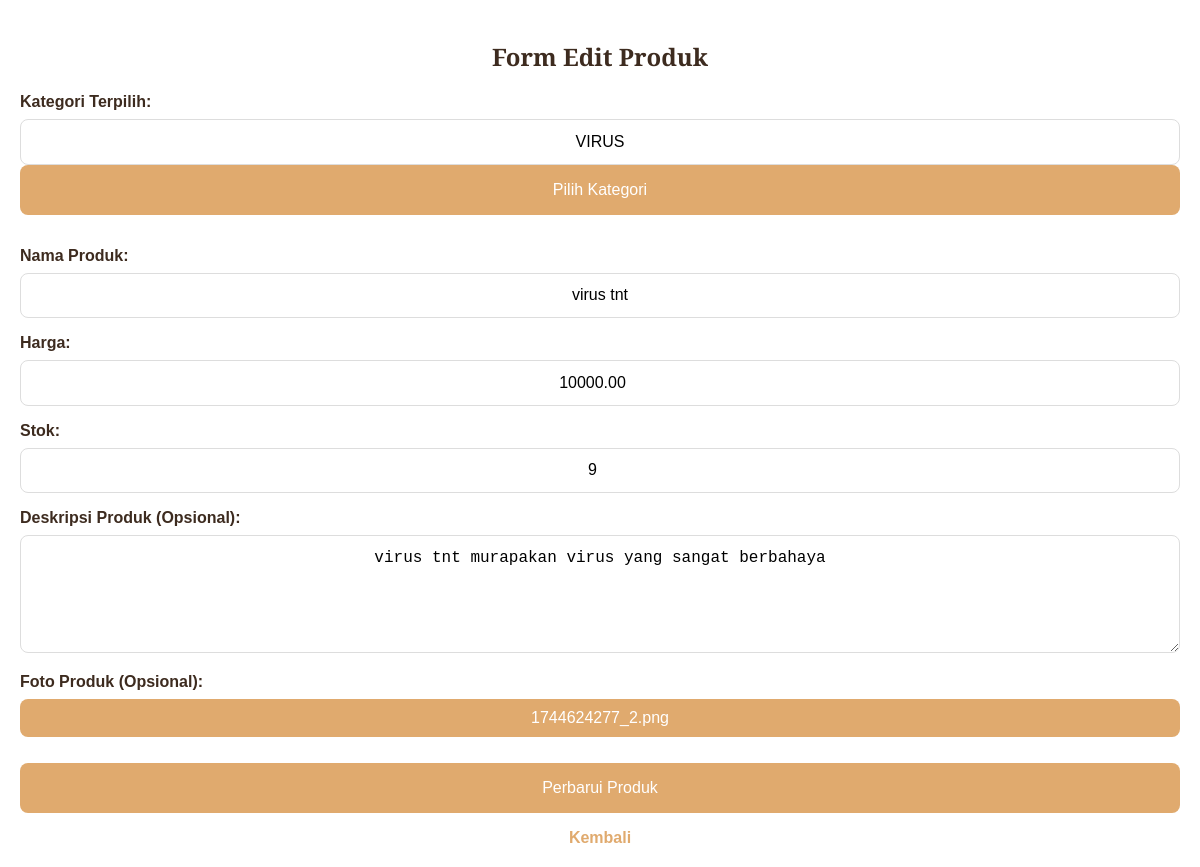
The page /admin/produk/edit_produk.php?id=74 on the database as committed earlier.
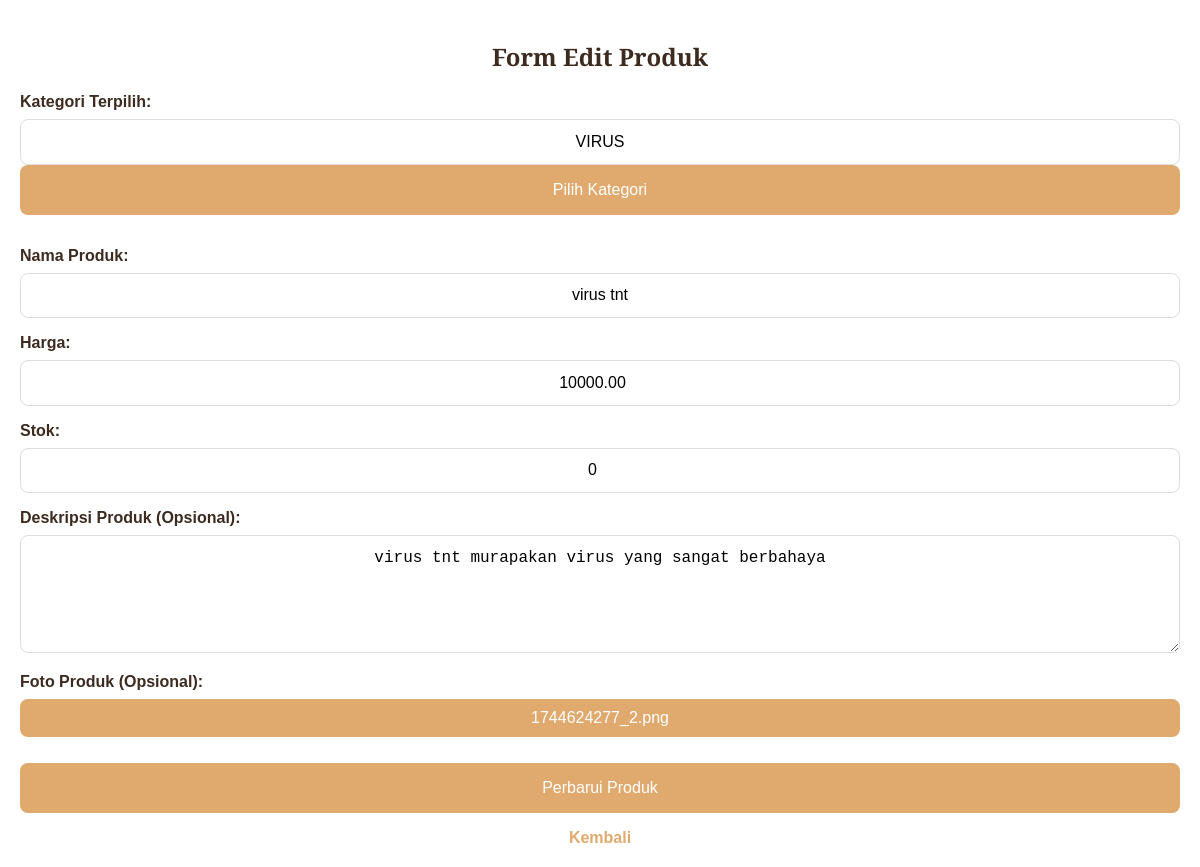
The same page on the database as committed later.
### tables this page shows
CREATE TABLE `produk` (
  `ProdukID` int(10) NOT NULL,
  `NamaProduk` varchar(255) DEFAULT NULL,
  `Harga` decimal(12,2) DEFAULT NULL,
  `Stok` int(255) DEFAULT NULL,
  `kategori_id` int(11) DEFAULT NULL,
  `deskripsi` text DEFAULT NULL,
  `gambar` varchar(255) DEFAULT NULL
);

### admin/produk/edit_produk.php (the view, shortened to what this page needs)
<?php
$host     = "localhost";
$username = "root";
$password = "";
$dbname   = "kasir_reddra";
$mysqli = new mysqli($host, $username, $password, $dbname);
$categoryList = [];
$query = "SELECT kategori_id, nama_kategori FROM kategori ORDER BY nama_kategori ASC";
$resultOption = $mysqli->query($query);
while ($row = $resultOption->fetch_assoc()) {
    $categoryList[] = $row;
}
$produkId = (int)$_GET['id'];
$stmt = $mysqli->prepare("SELECT ProdukID, NamaProduk, Harga, Stok, kategori_id, deskripsi, gambar FROM produk WHERE ProdukID = ?");
$stmt->bind_param("i", $produkId);
$stmt->execute();
$result = $stmt->get_result();
$produk = $result->fetch_assoc();
?>
<!DOCTYPE html>
<html lang="id">
<head>
</head>
<body>
    <div class="content-card">
        <div class="card-header">
            <h2>Form Edit Produk</h2>
        </div>
        <form action="" method="post" enctype="multipart/form-data">
            <div class="form-group">
                <label class="form-label" for="selectedCategory">Kategori Terpilih:</label>
                <?php
                $namaKategori = "";
                foreach ($categoryList as $cat) {
                    if ($cat['kategori_id'] == $produk['kategori_id']) {
                        $namaKategori = $cat['nama_kategori'];
                        break;
                    }
                }
                ?>
                <input type="text" id="selectedCategory" class="form-control"
                    value="<?= htmlspecialchars($namaKategori); ?>" readonly>
                <button type="button" id="openCategoryModal" class="btn-category">Pilih Kategori</button>
            </div>
            <div class="form-group">
                <label class="form-label" for="namaProduk">Nama Produk:</label>
                <input type="text" name="namaProduk" id="namaProduk" class="form-control"
                    value="<?= htmlspecialchars($produk['NamaProduk']); ?>" required>
            </div>
            <div class="form-group">
                <label class="form-label" for="harga">Harga:</label>
                <input type="number" name="harga" id="harga" class="form-control"
                    value="<?= htmlspecialchars($produk['Harga']); ?>" required>
            </div>
            <div class="form-group">
                <label class="form-label" for="stok">Stok:</label>
                <input type="number" name="stok" id="stok" class="form-control"
                    value="<?= htmlspecialchars($produk['Stok']); ?>" required>
            </div>
            <div class="form-group">
                <label class="form-label" for="deskripsi">Deskripsi Produk (Opsional):</label>
                <textarea name="deskripsi" id="deskripsi" class="form-control"
                    rows="5"><?= htmlspecialchars($produk['deskripsi']); ?></textarea>
            </div>
            <div class="form-group">
                <label class="form-label" for="foto">Foto Produk (Opsional):</label>
                <div class="custom-file">
                    <label for="foto" class="custom-file-label">
                        <?php
                        echo ($produk['gambar'] != "") ? basename($produk['gambar']) : "Pilih Foto";
                        ?>
                    </label>
                </div>
            </div>
            <button type="submit" class="btn-primary" name="submit">Perbarui Produk</button>
        </form>
        <a href="produk.php" class="back-link">Kembali</a>
    </div>
</body>
</html>

Rows that differ between the two databases and show on the page:
changed produk "1744624277_2.png": stok "9" → "0"
